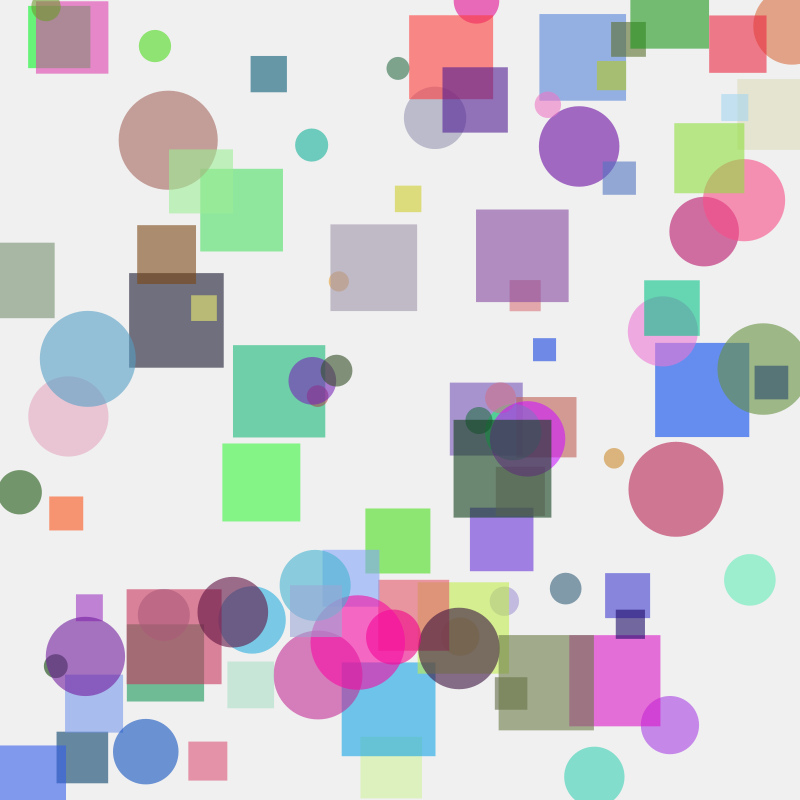
Frame 1 (no input)
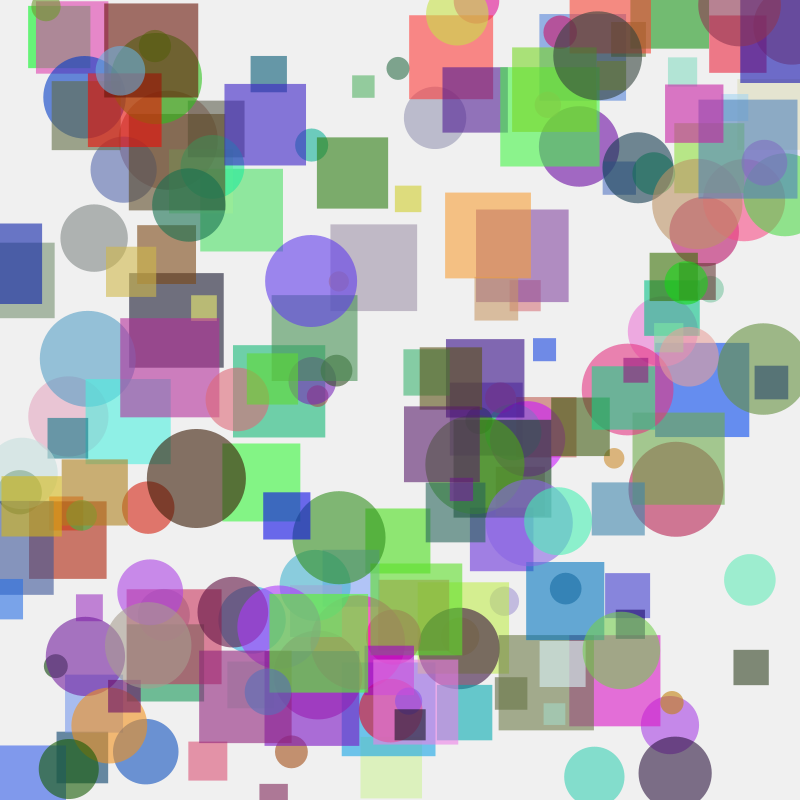
Frame 2 (the mouse pressed at the canvas centre, redrawn once)

The Processing sketch that drew these frames (run headless with seeded random() and noise(); the mouse was pressed at the canvas centre and the sketch redrawn once):

// Processing sketch: Serie_1_Parcial
// ── Serie_1_Parcial.pde
void setup() {
  size(800, 800);
  noLoop();
  background(240);
}

void draw() {
  for (int i = 0; i < 100; i++) {
    float shapeType = random(1);
    float x = random(width);
    float y = random(height);
    float size = random(20, 100);
    color fillColor = color(random(255), random(255), random(255), 150);
    
    noStroke();
    fill(fillColor);
    
    if (shapeType < 0.5) {
      ellipse(x, y, size, size);
    } else {
      rectMode(CENTER);
      rect(x, y, size, size);
    }
  }
}
